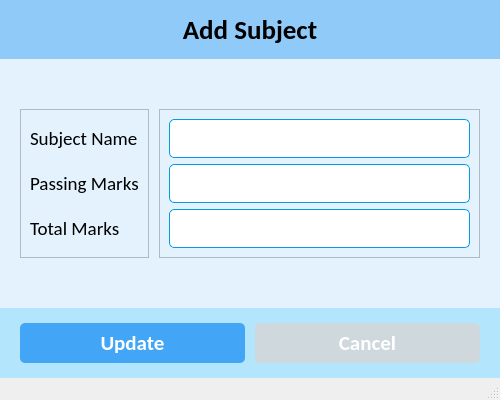
<?xml version="1.0" encoding="UTF-8"?>
<ui version="4.0">
 <class>UpdateSubjectWindow</class>
 <widget class="QMainWindow" name="UpdateSubjectWindow">
  <property name="geometry">
   <rect>
    <x>0</x>
    <y>0</y>
    <width>500</width>
    <height>400</height>
   </rect>
  </property>
  <property name="minimumSize">
   <size>
    <width>500</width>
    <height>400</height>
   </size>
  </property>
  <property name="windowTitle">
   <string>Update Subject</string>
  </property>
  <widget class="QWidget" name="centralwidget">
   <property name="styleSheet">
    <string notr="true">* {
	background-color: #e3f2fd;
}
#std_image {
	background-color: #fff;
}

#header_frame, #label {
	background-color: #90caf9;
}

#bottom_widget {
	background-color: #b3e5fc;
}

QPushButton {
	background-color: #42a5f5;
	border-radius: 5px;
	color: #fff;
}

#btn_cancel {
	background-color: #cfd8dc;
	border-radius: 5px;
	color: #fff;
}

QLineEdit {
	background-color: #fff;
	border-radius: 5px;
	border: 1px solid #039be5;
	padding: 5px 5px;
}

QComboBox {
	background-color: #fff;
	border-radius: 5px;
	border: 1px solid #039be5;
	padding: 5px 5px;
}</string>
   </property>
   <layout class="QVBoxLayout" name="verticalLayout_3">
    <property name="spacing">
     <number>0</number>
    </property>
    <property name="leftMargin">
     <number>0</number>
    </property>
    <property name="topMargin">
     <number>0</number>
    </property>
    <property name="rightMargin">
     <number>0</number>
    </property>
    <property name="bottomMargin">
     <number>0</number>
    </property>
    <item>
     <widget class="QLabel" name="label">
      <property name="font">
       <font>
        <family>Calibri</family>
        <pointsize>20</pointsize>
        <weight>75</weight>
        <bold>true</bold>
       </font>
      </property>
      <property name="text">
       <string>Add Subject</string>
      </property>
      <property name="alignment">
       <set>Qt::AlignCenter</set>
      </property>
      <property name="margin">
       <number>10</number>
      </property>
     </widget>
    </item>
    <item>
     <widget class="QWidget" name="widget" native="true">
      <layout class="QHBoxLayout" name="horizontalLayout">
       <property name="spacing">
        <number>10</number>
       </property>
       <property name="leftMargin">
        <number>20</number>
       </property>
       <property name="topMargin">
        <number>50</number>
       </property>
       <property name="rightMargin">
        <number>20</number>
       </property>
       <property name="bottomMargin">
        <number>50</number>
       </property>
       <item>
        <widget class="QFrame" name="frame">
         <property name="frameShape">
          <enum>QFrame::StyledPanel</enum>
         </property>
         <property name="frameShadow">
          <enum>QFrame::Raised</enum>
         </property>
         <layout class="QVBoxLayout" name="verticalLayout">
          <item>
           <widget class="QLabel" name="label_2">
            <property name="font">
             <font>
              <family>Calibri</family>
              <pointsize>14</pointsize>
             </font>
            </property>
            <property name="text">
             <string>Subject Name</string>
            </property>
           </widget>
          </item>
          <item>
           <widget class="QLabel" name="label_4">
            <property name="font">
             <font>
              <family>Calibri</family>
              <pointsize>14</pointsize>
             </font>
            </property>
            <property name="text">
             <string>Passing Marks</string>
            </property>
           </widget>
          </item>
          <item>
           <widget class="QLabel" name="label_3">
            <property name="font">
             <font>
              <family>Calibri</family>
              <pointsize>14</pointsize>
             </font>
            </property>
            <property name="text">
             <string>Total Marks</string>
            </property>
           </widget>
          </item>
         </layout>
        </widget>
       </item>
       <item>
        <widget class="QFrame" name="frame_2">
         <property name="frameShape">
          <enum>QFrame::StyledPanel</enum>
         </property>
         <property name="frameShadow">
          <enum>QFrame::Raised</enum>
         </property>
         <layout class="QVBoxLayout" name="verticalLayout_2">
          <item>
           <widget class="QLineEdit" name="txt_subject_name">
            <property name="font">
             <font>
              <family>Calibri</family>
              <pointsize>14</pointsize>
             </font>
            </property>
           </widget>
          </item>
          <item>
           <widget class="QLineEdit" name="txt_passing_marks">
            <property name="font">
             <font>
              <family>Calibri</family>
              <pointsize>14</pointsize>
             </font>
            </property>
           </widget>
          </item>
          <item>
           <widget class="QLineEdit" name="txt_total_marks">
            <property name="font">
             <font>
              <family>Calibri</family>
              <pointsize>14</pointsize>
             </font>
            </property>
           </widget>
          </item>
         </layout>
        </widget>
       </item>
      </layout>
     </widget>
    </item>
    <item>
     <widget class="QWidget" name="bottom_widget" native="true">
      <layout class="QHBoxLayout" name="horizontalLayout_3">
       <property name="spacing">
        <number>10</number>
       </property>
       <property name="leftMargin">
        <number>20</number>
       </property>
       <property name="topMargin">
        <number>15</number>
       </property>
       <property name="rightMargin">
        <number>20</number>
       </property>
       <property name="bottomMargin">
        <number>15</number>
       </property>
       <item>
        <widget class="QPushButton" name="btn_save">
         <property name="minimumSize">
          <size>
           <width>0</width>
           <height>40</height>
          </size>
         </property>
         <property name="font">
          <font>
           <family>Calibri</family>
           <pointsize>16</pointsize>
           <weight>75</weight>
           <bold>true</bold>
          </font>
         </property>
         <property name="text">
          <string>Update</string>
         </property>
         <property name="icon">
          <iconset resource="../resources.qrc">
           <normaloff>:/icons/assets/icons/save.png</normaloff>:/icons/assets/icons/save.png</iconset>
         </property>
         <property name="iconSize">
          <size>
           <width>32</width>
           <height>32</height>
          </size>
         </property>
        </widget>
       </item>
       <item>
        <widget class="QPushButton" name="btn_cancel">
         <property name="minimumSize">
          <size>
           <width>0</width>
           <height>40</height>
          </size>
         </property>
         <property name="font">
          <font>
           <family>Calibri</family>
           <pointsize>16</pointsize>
           <weight>75</weight>
           <bold>true</bold>
          </font>
         </property>
         <property name="text">
          <string>Cancel</string>
         </property>
         <property name="icon">
          <iconset resource="../resources.qrc">
           <normaloff>:/icons/assets/icons/close.png</normaloff>:/icons/assets/icons/close.png</iconset>
         </property>
         <property name="iconSize">
          <size>
           <width>32</width>
           <height>32</height>
          </size>
         </property>
        </widget>
       </item>
      </layout>
     </widget>
    </item>
   </layout>
  </widget>
  <widget class="QStatusBar" name="statusbar"/>
 </widget>
 <resources>
  <include location="../resources.qrc"/>
 </resources>
 <connections/>
</ui>
